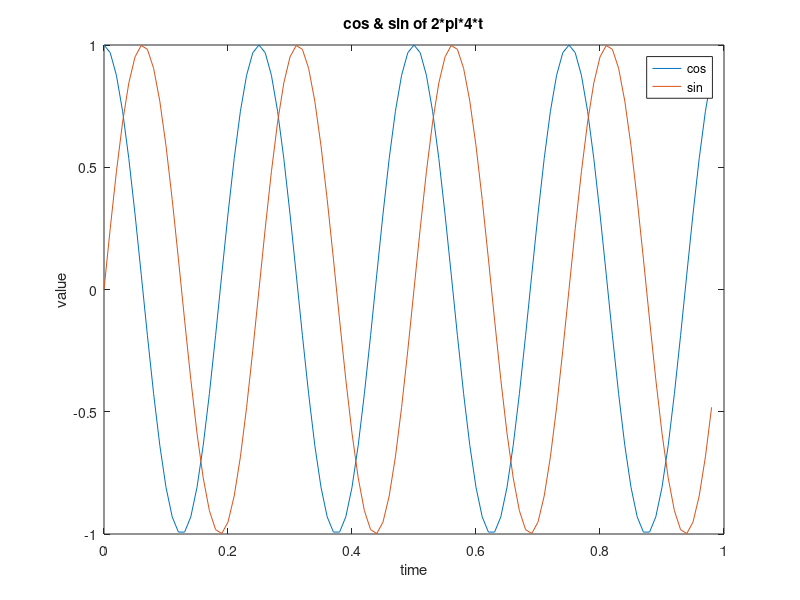
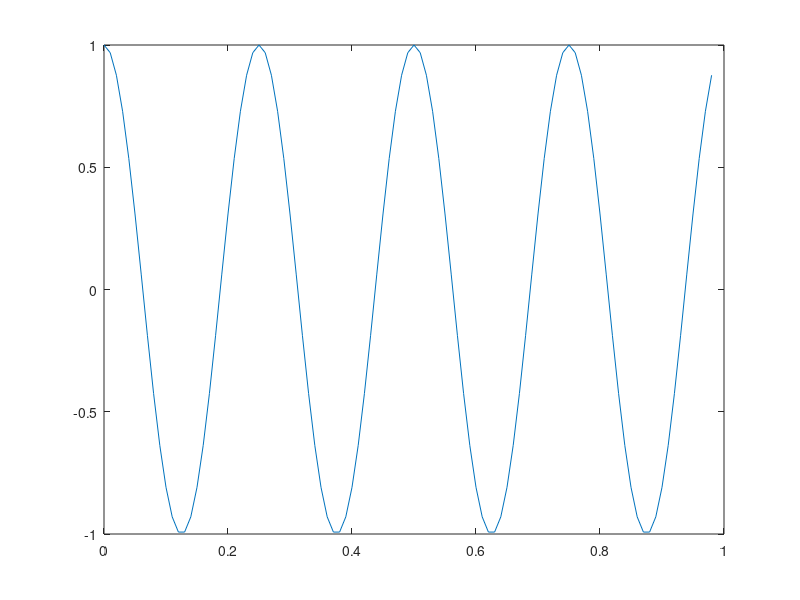
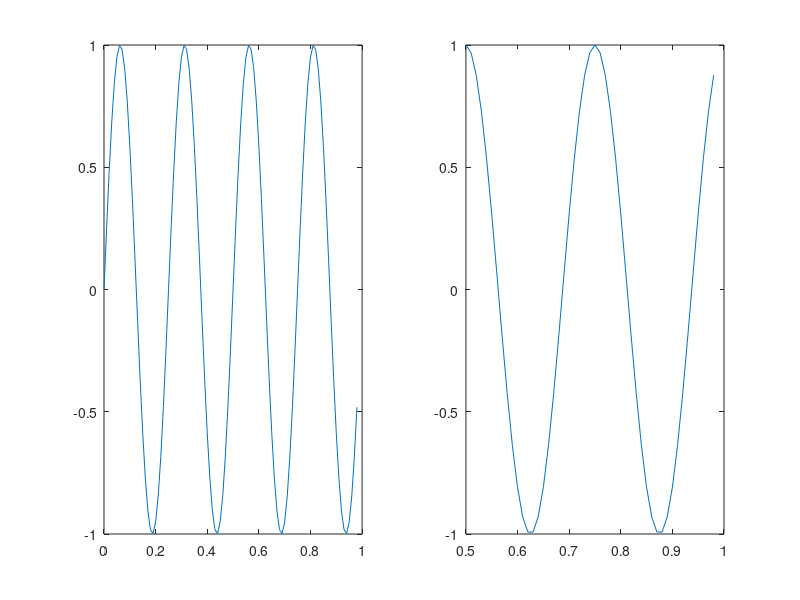

Source code (MATLAB) for these figures, in order:
# Plotting Data Lecture

close all

# Generate sin plot
t = [0:0.01:0.98];
y1 = sin(2 * pi * 4 * t);
plot(t, y1)
# pause(1)

# Override sin plot with cos
y2 = cos(2* pi * 4 * t);
plot(t, y2)
# pause(1)

# Add sin to cos plot
hold on
plot(t, y1)
# pause(1)

# Label plot
xlabel('time');
ylabel('value');
title('cos & sin of 2*pi*4*t');
legend('cos', 'sin');
# pause(1)

# Save plot to file
print -dpng 'myPlot.png'

hold off

# Create plots in seperate windows
figure(1); plot(t,y1);
figure(2); plot(t,y2);
# pause(1)


# Create a subplot
figure(3);
subplot(1,2,1)
plot(t,y1);
# pause(1)

subplot(1,2,2);
plot(t,y2);
# pause(1)

# Adjust the window scale
axis([0.5 1 -1 1])
# pause(1)

close all

# Visualize a matrix
A = magic(5);
figure(1)
imagesc(A)
imagesc(A), colorbar, colormap gray;

imagesc(magic(15)), colormap gray, colorbar

# Coma chaining prints output
a=1,b=2,c=3
a=1;b=2;c=3;